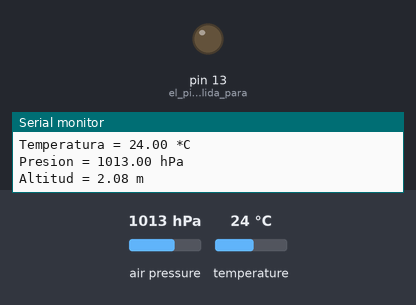
Bench run of a sketch on a simulated Arduino Uno, built with avr-gcc and run on an emulated ATmega328P. On the bench: output pins drawn as LEDs (lit = HIGH), the last lines printed to the serial monitor. Inputs (shaded band) come from the test bench; at power-on: air pressure 1013 hPa, temperature 24 °C.

Above: at 1.8 s.
At 6.66 s:
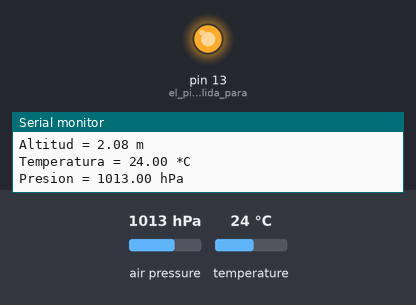
Timing chart, 0 to 7.6 s (numbered marks = the images above):
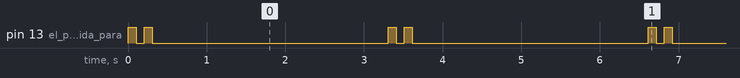

Measured:
- by itself, pin 13 (el_pin_2_como_salida_para): repeats every 3.3 s: LOW 0.10 s, HIGH 0.10 s, LOW 3.0 s, HIGH 0.10 s
- by itself, everything shown: repeats every 3.3 s, in 4 steps

The sketch:

Ejercicio-1-e.ino
```cpp
/*
 * Materia sensores y actuadores
 * Grupo 6
 * Alumno : Mario Gonzalez
 * Ejercicio 1-e
 */
#include <Wire.h>            // incluimos libreria de comunicacion I2C nativa
#include <Adafruit_BMP280.h> // incluimos libreria de adafruit para sensor BMP280

Adafruit_BMP280 bmp; // creamos el objeto

void setup()
{
  Serial.begin(9600);                           // iniciamos el serial nativo
  bmp.begin(BMP280_ADDRESS_ALT, BMP280_CHIPID); // iniciamos el objeto sensor en la direccion alterna 0x77

  /* configurar de fabrica segun datasheet ADAFRUIT Library */
  bmp.setSampling(Adafruit_BMP280::MODE_NORMAL,     /* Operating Mode. */
                  Adafruit_BMP280::SAMPLING_X2,     /* Temp. oversampling */
                  Adafruit_BMP280::SAMPLING_X16,    /* Pressure oversampling */
                  Adafruit_BMP280::FILTER_X16,      /* Filtering. */
                  Adafruit_BMP280::STANDBY_MS_500); /* Standby time. */
  pinMode(LED_BUILTIN, OUTPUT);                     // el pin 2 como salida para el led azul de la placa
}

void loop()
{
  Serial.print("Temperatura = ");          // imprimo por serial la palabra temperatura
  Serial.print(bmp.readTemperature());     // recupero del objeto el metodo readTemperatura
  Serial.println(" *C");                   // imprimo C de centigrado al final del renglon y hago CR/LF
  Serial.print("Presion = ");              // imprimo por serial la palabra Presion
  Serial.print(bmp.readPressure() / 100);  // recupero del objeto el metodo readPressure y divido para Hectopascal
  Serial.println(" hPa");                  // imprimo Hectopascal
  Serial.print("Altitud = ");              // imprimo por serial la palabra Altitud
  Serial.print(bmp.readAltitude(1013.25)); // recupero del objeto el metodo readAltitud e instancio
  Serial.println(" m");
  Serial.println();               // imprimo CRyLF
  digitalWrite(LED_BUILTIN, HIGH);// Enciendo led azul
  delay(100);
  digitalWrite(LED_BUILTIN, LOW); // apago led azul
  delay(100);
  digitalWrite(LED_BUILTIN, HIGH);// Enciendo led azul
  delay(100);
  digitalWrite(LED_BUILTIN, LOW); // apago led azul
  delay(3000);
}
```
